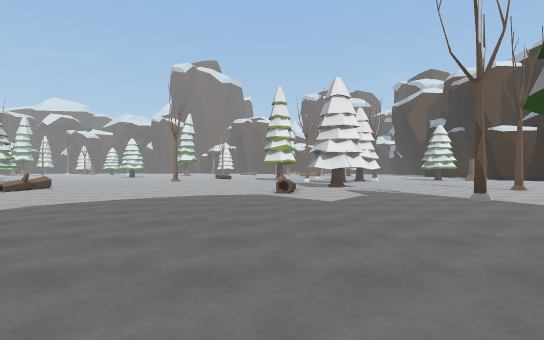
[1] (above)

20 first-person views from a walk through a scene from a Unity 3-D project. The camera is 1.3 m above the floor, looks level and sees 80° across. The floor is counted in squares, 2 m on a side. Each view is taken from the middle of a square. On the plan, view 1 faces up. The plan holds only what a view shows up to about 10 squares ahead; the rest is blank. The place goes on beyond the plan. The player is left out. Some animated figures are left out.

[2]
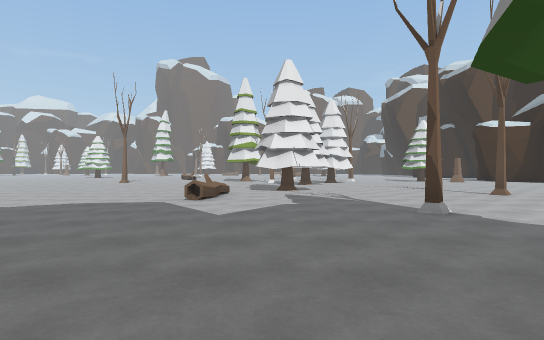

[3]
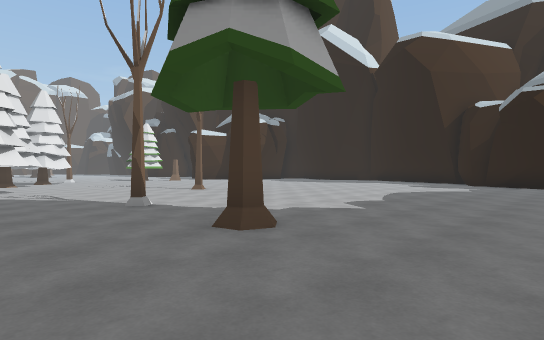

[4]
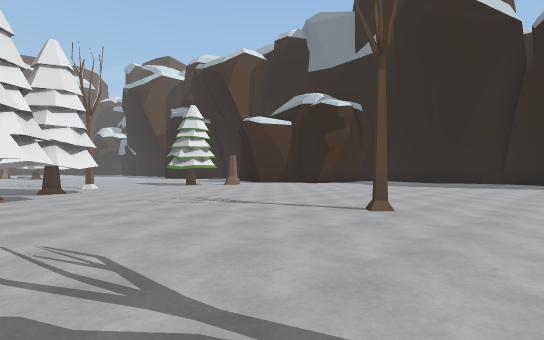

[5]
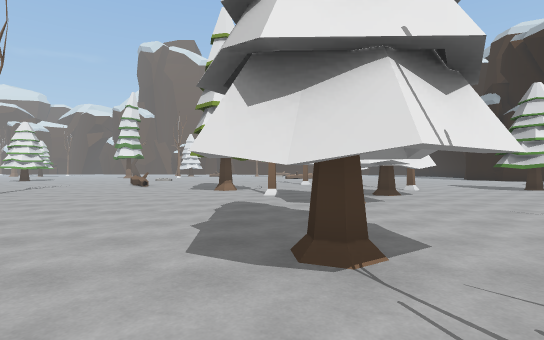

[6]
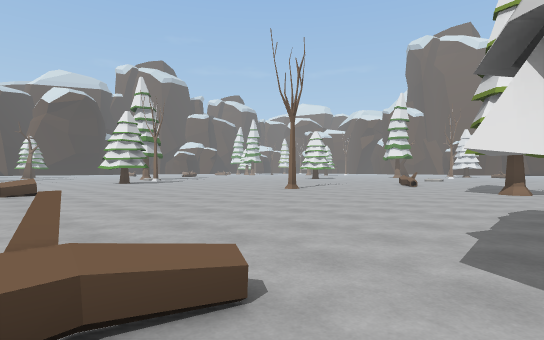

[7]
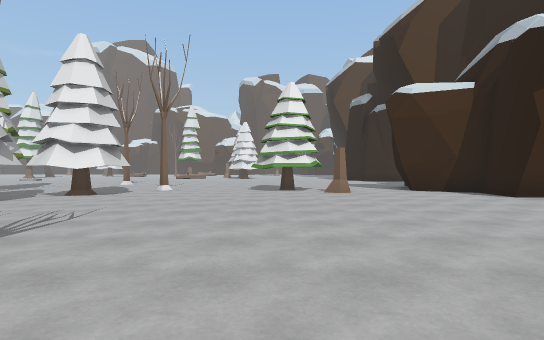

[8]
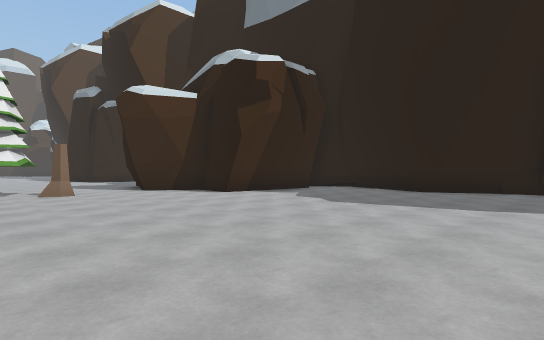

[9]
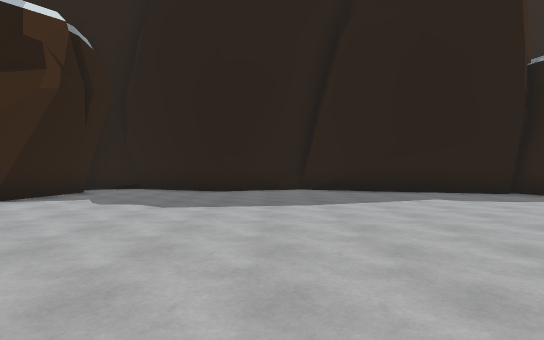

[10]
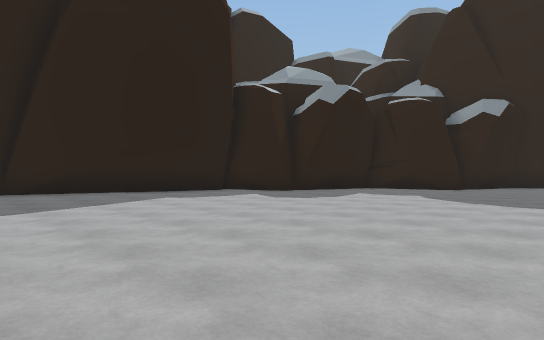

[11]
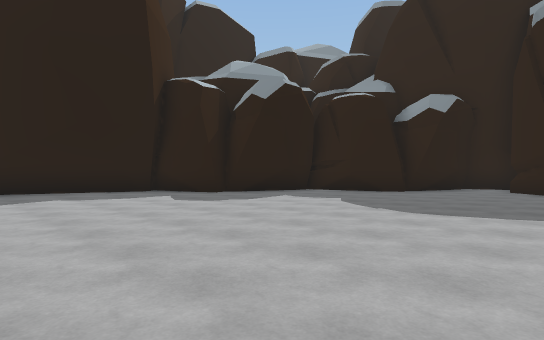

[12]
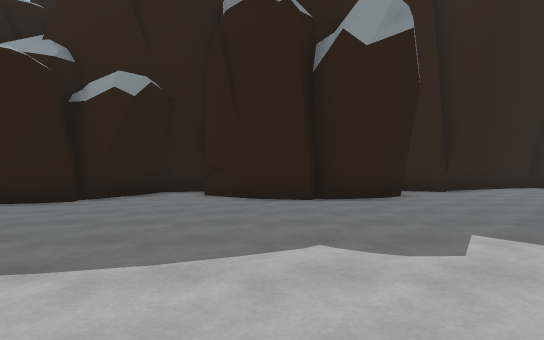

[13]
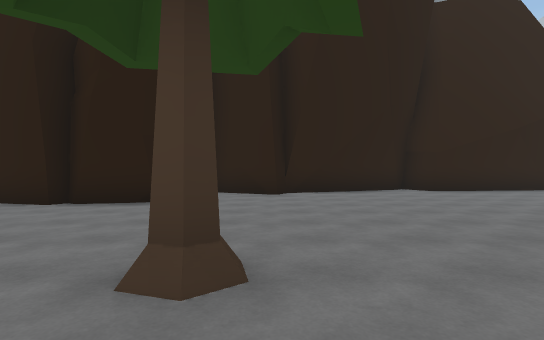

[14]
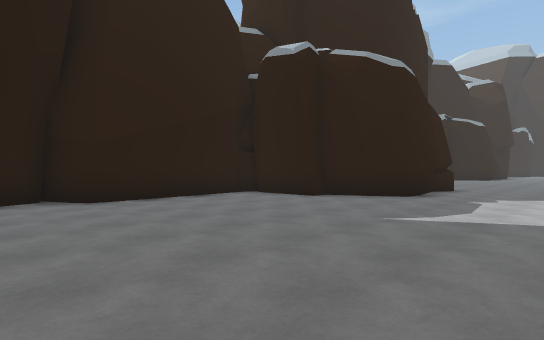

[15]
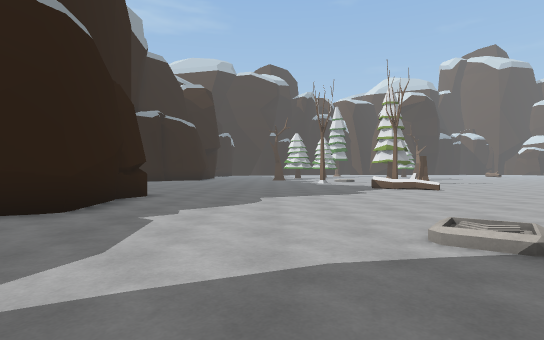

[16]
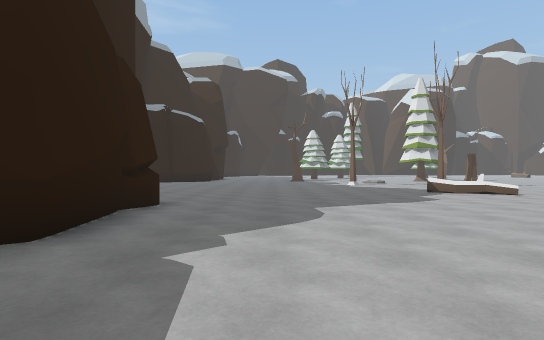

[17]
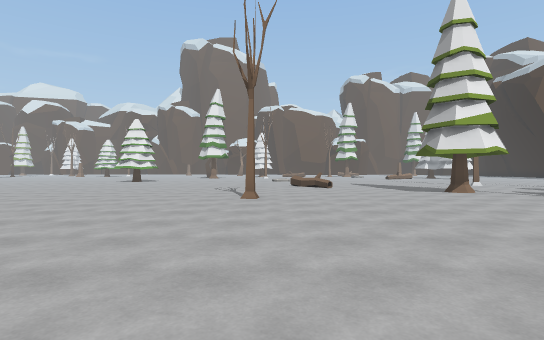

[18]
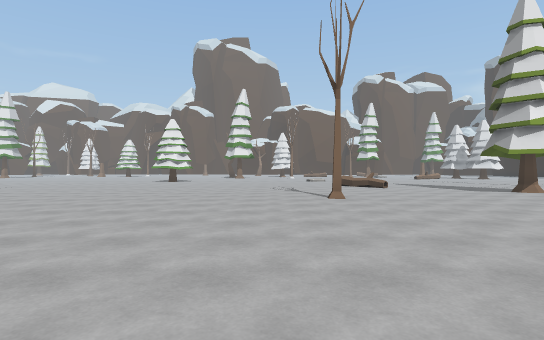

[19]
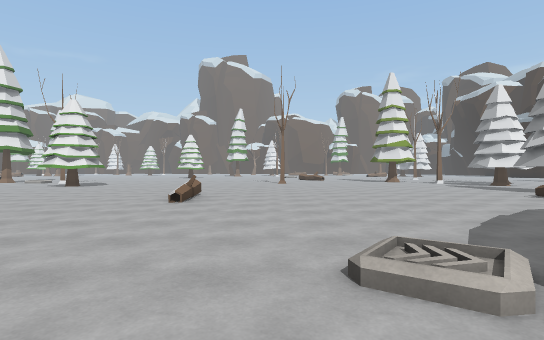

[20]
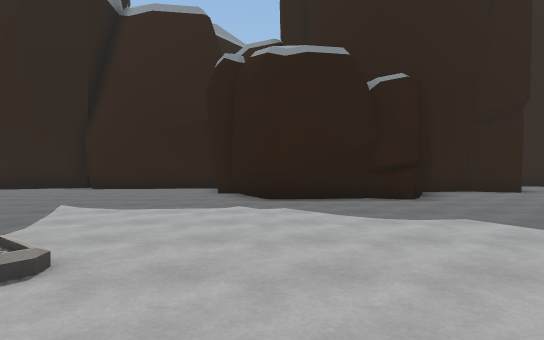

### Floor plan
Key: @ floor where view 1 was taken; # wall or solid block; . floor; / step, stairs or slope; = window, fence, low wall or low ledge; T tree.
Columns run from 14 left of view 1 to 21 right of it. Each row starts with its distance up from view 1.
 21 ..............T....     TT..
 20 ..............T.........TT#..##
 19 ........T.......#. TT.........#
 18  ...............T.TTT.........###
 17   ...............TT.............##.
 16    ..............TT................
 15    ...............................#
 14     ..............................#
 13 ................TT................##
 12 ................TT.................#
 11  .....=...............T............#
 10  .....#.......=...................##
  9  .............=...................#
  8  #...............................##
  7  =................#T.............#
  6 .................................#
  5 ........./......................##
  4 ...................T...........##
  3 ..............................##
  2 ..............................
  1 ............................#
  0 ......##......@.......##...##
 -1 ...######...........#####..#
 -2 ...#    #...........#    .##
 -3 ####    #........####    ##
 -4         #.####.###
 -5         ###  ###

Where each view was taken, in squares from view 1:
view 1: 0 up, 0 right, facing up
view 2: 2 up, 2 right, facing up
view 3: 1 up, 2 right, facing up-right
view 4: 8 up, 3 right, facing up-right
view 5: 10 up, 2 right, facing up
view 6: 10 up, 2 right, facing up-left
view 7: 10 up, 10 right, facing up
view 8: 10 up, 10 right, facing up-right
view 9: 12 up, 10 right, facing right
view 10: 12 up, 10 right, facing down-right
view 11: 10 up, 9 right, facing down-right
view 12: 7 up, 9 right, facing down
view 13: 6 up, 4 right, facing down
view 14: 3 up, 1 right, facing down-left
view 15: 3 up, 2 left, facing left
view 16: 2 up, 4 left, facing left
view 17: 11 up, 5 left, facing up
view 18: 11 up, 7 left, facing up
view 19: 3 up, 6 left, facing up
view 20: 7 up, 7 left, facing down
